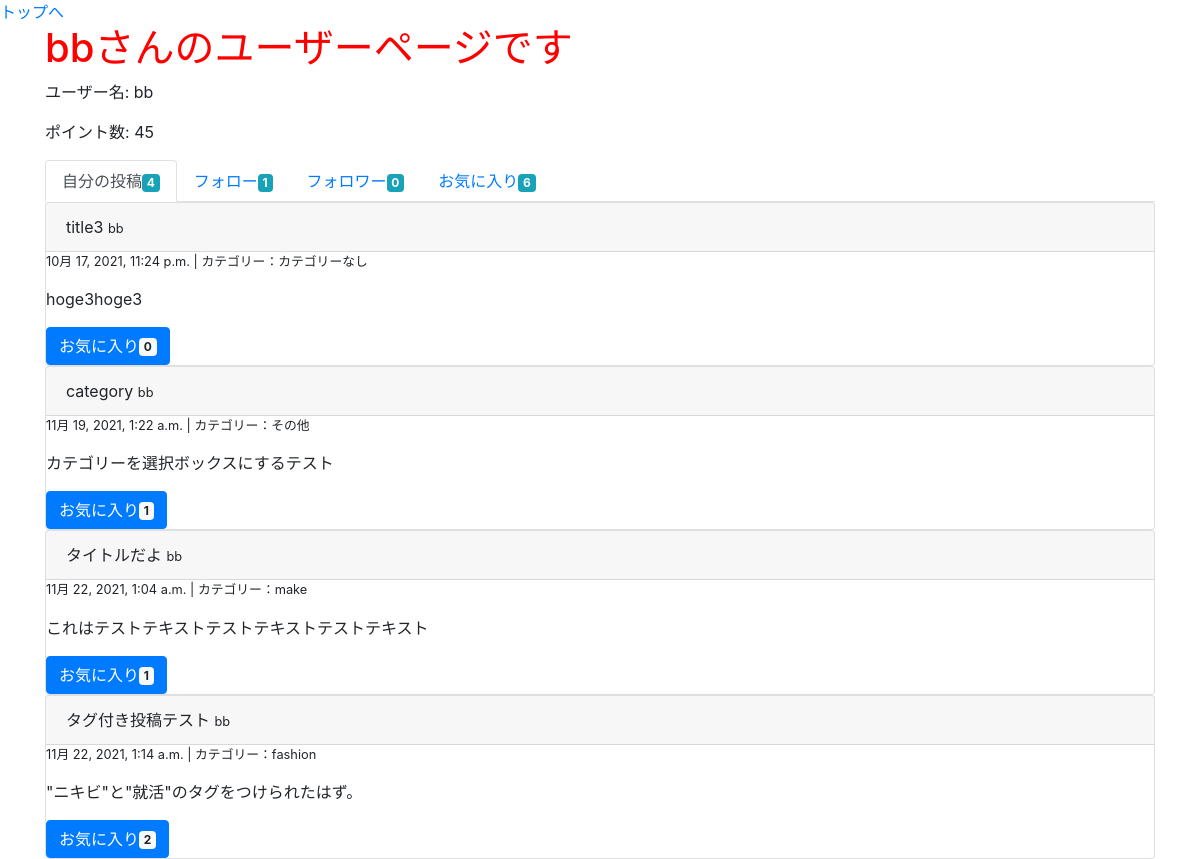
The page /user/3/ (signed in) on the database as committed earlier.
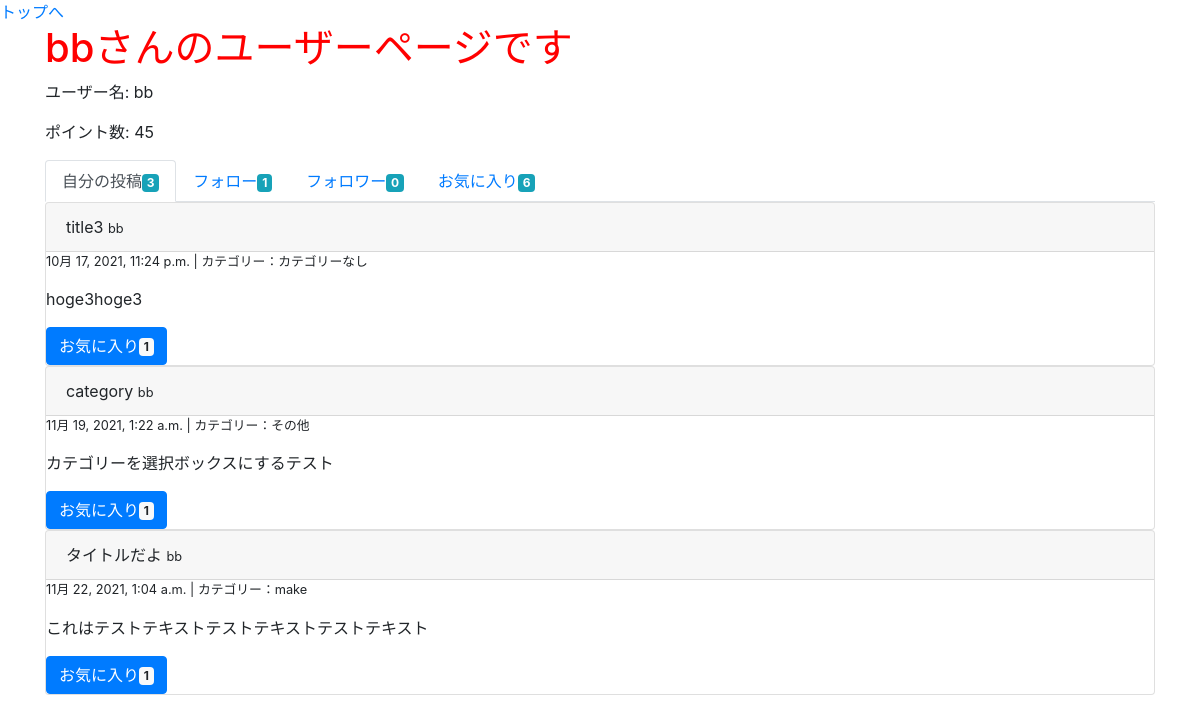
The same page on the database as committed later.
### groomings/models.py (models this page shows, shortened)
class User(AbstractBaseUser, PermissionsMixin):
    username = models.CharField(max_length=150)
    email = models.EmailField(max_length=255, unique=True)
    image = models.FileField(upload_to='user_image/', null=True)
    point = models.IntegerField(default=50, validators=[MinValueValidator(0)])
    follow = models.ManyToManyField(
        'self', blank=True, symmetrical=False, related_name="follower"
    )
    is_active = models.BooleanField(default=True)
    is_staff = models.BooleanField(default=False) # 管理画面にログインできるかどうか
    USERNAME_FIELD = 'email' # このテーブルのレコードを一意に識別
    REQUIRED_FIELDS = ['username'] # スーパーユーザー作成時に入力する(emailとパスワードは必須だからそれ以外で)
    objects = UserManager()
    class Meta:
        db_table = 'user'

class Date(models.Model):
    created_at = models.DateTimeField(default=now)
    class Meta:
        abstract = True

class Post(Date):
    title = models.CharField(max_length=30)
    image1 = models.FileField(upload_to='post_image/', null=True, blank=True)
    image2 = models.FileField(upload_to='post_image/', null=True, blank=True)
    image3 = models.FileField(upload_to='post_image/', null=True, blank=True)
    text = models.TextField()
    user = models.ForeignKey(
        'User', on_delete=models.CASCADE, related_name="user_post"
    )
    favorite = models.ManyToManyField(User, related_name="user_favo_post")
    category = models.CharField(max_length=15, default='カテゴリーなし')
    class Meta:
        db_table = 'post'

### groomings/views.py (the view)
# urls.py: path(r'user/<int:user_id>/', views.user, name = 'user'), # ユーザー個人ページ
@login_required
def user(request, user_id):
    user = User.objects.get(pk=user_id)
    my_follows = request.user.follow.all()
    posts = user.user_post.all()
    return render(request, 'groomings/user.html', context={"page_owner": user, "my_follows": my_follows, "posts": posts})

### groomings/templatetags/tag_event.py (called while the page is built)
@register.filter(name="count_favo")
def count_favo(post):
    return post.favorite.all().count()

@register.filter(name="count_follow")
def count_follow(user):
    return user.follow.all().count()

@register.filter(name="count_follower")
def count_follwer(user):
    return user.follower.all().count()

@register.filter(name="count_my_post")
def count_my_post(user):
    return user.user_post.all().count()

@register.filter(name="count_my_favo")
def count_my_favo(user):
    return user.user_favo_post.all().count()

### groomings/templates/groomings/user.html
{% extends "groomings/_user.html" %}
{% load tag_event %}
{% block posts %}
  <ul class="nav nav-tabs">
    <li class="nav-item"><a href="{% url 'groomings:user' page_owner.id %}" class="nav-link active">自分の投稿<span class="badge badge-info">{{ page_owner | count_my_post }}</span></a></li>
    <li class="nav-item"><a href="{% url 'groomings:followee' page_owner.id %}" class="nav-link">フォロー<span class="badge badge-info">{{ page_owner | count_follow }}</span></a></li>
    <li class="nav-item"><a href="{% url 'groomings:follower' page_owner.id %}" class="nav-link">フォロワー<span class="badge badge-info">{{ page_owner | count_follower }}</span></a></li>
    <li class="nav-item"><a href="{% url 'groomings:user_favo' page_owner.id %}" class="nav-link">お気に入り<span class="badge badge-info">{{ page_owner | count_my_favo }}</span></a></li>
  </ul>
  {% for post in posts %}
    <div class="post card">
      <div class="card-header">
        {{ post.title }}
        <small>{{ post.user.username }}</small>
      </div>
      <div class="body">
        <p class="small">{{ post.created_at }} | カテゴリー：{{ post.category }}</p>
        <p>{{ post.text }}</p>
        <button class="btn btn-primary">お気に入り<span class="badge badge-light">{{ post | count_favo }}</span></button>
      </div>
    </div>
  {% endfor %}
{% endblock %}

### groomings/templates/groomings/_user.html (shortened to what this page needs)
{% extends "groomings/base.html" %}
{% block content %}
  <h1 >{{ page_owner.username }}さんのユーザーページです</h1>
  <div class="card-title">
    <p>ユーザー名: {{ page_owner.username }}</p>
    <p>ポイント数: {{ page_owner.point }}</p>
  </div>
  <div>
    {% block posts %}{% endblock %}
  </div>
{% endblock %}

Rows that differ between the two databases and show on the page:
removed Post: title "タグ付き投稿テスト", user.username "bb", created_at "11月 22, 2021, 1:14 a.m.", category "fashion", text "\"ニキビ\"と\"就活\"のタグをつけられたはず。", id "2"
computed for User "bb": id "4" → "3"
computed for Post "title3": id "0" → "1"
